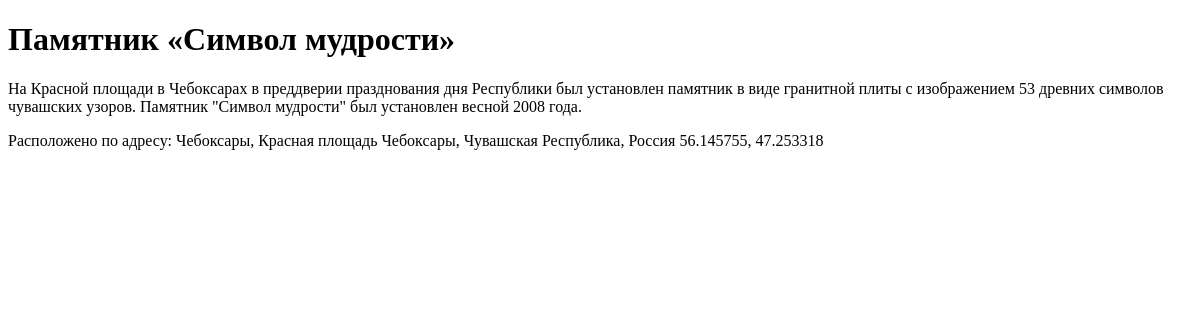
Page /attraction/2/ on the earlier database version.
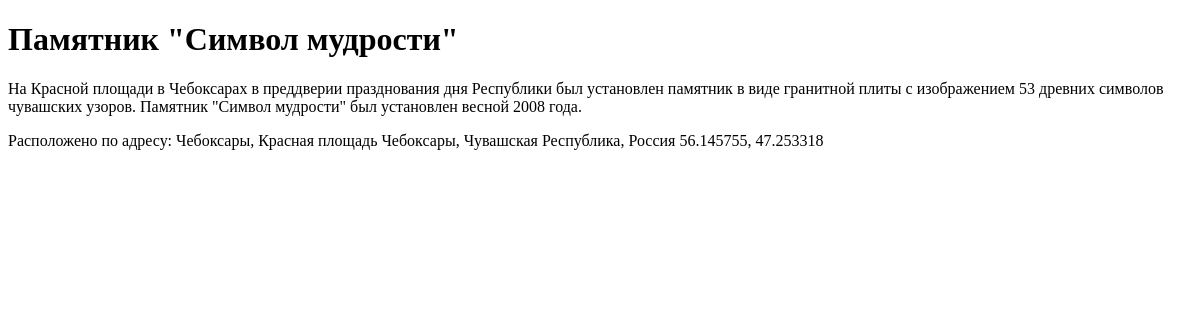
Same page on the later database version.
### wander/models.py (models this page shows, shortened)
class Attraction(models.Model):
    class NewManager(models.Manager):
        def get_queryset(self):
            return super().get_queryset() .filter(status='opened')
    options = (
        ('opened', 'Opened'),
        ('closed', 'Closed'),
    )
    place = models.ForeignKey(Place, on_delete=models.CASCADE, )
    history = models.CharField(max_length=255)
    status = models.CharField(max_length=10, choices=options, default='opened')
    favourites = models.ManyToManyField(
        User, related_name='favourite_attraction', default=None, blank=True)
    objects = models.Manager()  # default manager
    newmanager = NewManager()  # custom manager

class Place(models.Model):
    city = models.ForeignKey(City, on_delete=models.CASCADE, related_name='city')
    full_address = models.CharField(max_length=255)
    name = models.CharField(max_length=50)
    rating = models.FloatField(max_length=3)
    description = models.CharField(max_length=255)

class City(models.Model):
    name = models.CharField(max_length=20)
    def __str__(self):
        return "%s" % self.name

### wander/views.py (the view)
# urls.py: path('attraction/<int:pk>/', AttractionDetailView.as_view(), name='attraction-detail'),
class AttractionDetailView(generic.DetailView):
    model = Attraction
    def get_context_data(self, **kwargs):
        context = super().get_context_data(**kwargs)
        context['now'] = timezone.now()
        return context

### wander/templates/wander/attraction_detail.html (shortened to what this page needs)
<!DOCTYPE html>
<html lang="ru">
<head>
</head>
<body>
    <h1>{{ object.place.name }}</h1>
    <p>{{ object.history }}</p>
    <p>Расположено по адресу: {{ object.place.city }}, {{ object.place.full_address }}</p>
</body>
</html>

Differences in the rows shown:
changed through a linked row, Attraction "Чебоксары": place.name "Памятник «Символ мудрости»" → "Памятник \"Символ мудрости\""
